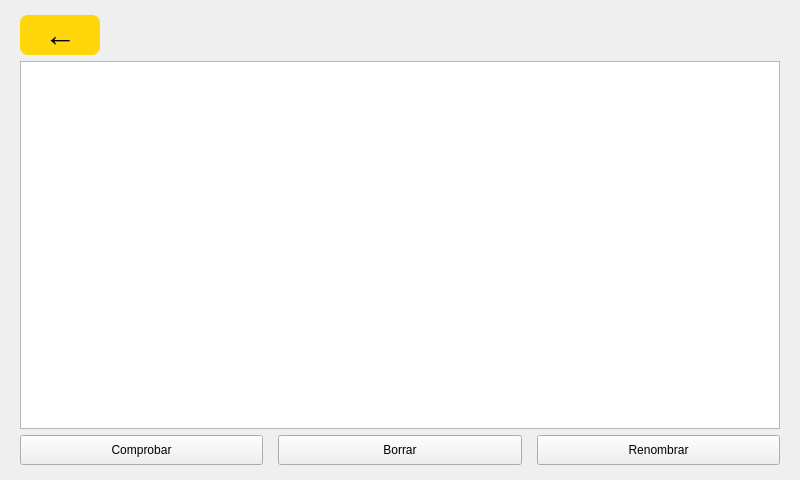
<?xml version="1.0" encoding="UTF-8"?>
<ui version="4.0">
 <class>RegistryScreen</class>
 <widget class="QWidget" name="RegistryScreen">
  <property name="geometry">
   <rect>
    <x>0</x>
    <y>0</y>
    <width>800</width>
    <height>480</height>
   </rect>
  </property>
  <layout class="QVBoxLayout" name="mainLayout">
   <property name="leftMargin">
    <number>20</number>
   </property>
   <property name="topMargin">
    <number>15</number>
   </property>
   <property name="rightMargin">
    <number>20</number>
   </property>
   <property name="bottomMargin">
    <number>15</number>
   </property>
   <item>
    <widget class="QPushButton" name="backButton">
     <property name="sizePolicy">
      <sizepolicy hsizetype="Fixed" vsizetype="Fixed">
       <horstretch>0</horstretch>
       <verstretch>0</verstretch>
      </sizepolicy>
     </property>
     <property name="minimumSize">
      <size>
       <width>80</width>
       <height>40</height>
      </size>
     </property>
     <property name="maximumSize">
      <size>
       <width>80</width>
       <height>40</height>
      </size>
     </property>
     <property name="styleSheet">
      <string notr="true">QPushButton#backButton { background-color: rgb(255, 214, 10); border-radius: 8px; font-size: 24pt; font-weight: bold; color: black; }</string>
     </property>
     <property name="text">
      <string>←</string>
     </property>
    </widget>
   </item>
   <item>
    <widget class="QTreeView" name="registryTreeView">
     <property name="sizePolicy">
      <sizepolicy hsizetype="Expanding" vsizetype="Expanding">
       <horstretch>0</horstretch>
       <verstretch>0</verstretch>
      </sizepolicy>
     </property>
    </widget>
   </item>
   <item>
    <layout class="QHBoxLayout" name="buttonsLayout">
     <property name="spacing">
      <number>15</number>
     </property>
     <item>
      <widget class="QPushButton" name="checkRegistryEntryButton">
       <property name="sizePolicy">
        <sizepolicy hsizetype="Expanding" vsizetype="Preferred">
         <horstretch>0</horstretch>
         <verstretch>0</verstretch>
        </sizepolicy>
       </property>
       <property name="minimumSize">
        <size>
         <width>70</width>
         <height>30</height>
        </size>
       </property>
       <property name="text">
        <string>Comprobar</string>
       </property>
      </widget>
     </item>
     <item>
      <widget class="QPushButton" name="deleteRegistryEntryButton">
       <property name="sizePolicy">
        <sizepolicy hsizetype="Expanding" vsizetype="Preferred">
         <horstretch>0</horstretch>
         <verstretch>0</verstretch>
        </sizepolicy>
       </property>
       <property name="minimumSize">
        <size>
         <width>70</width>
         <height>30</height>
        </size>
       </property>
       <property name="text">
        <string>Borrar</string>
       </property>
      </widget>
     </item>
     <item>
      <widget class="QPushButton" name="renameRegistryEntryButton">
       <property name="sizePolicy">
        <sizepolicy hsizetype="Expanding" vsizetype="Preferred">
         <horstretch>0</horstretch>
         <verstretch>0</verstretch>
        </sizepolicy>
       </property>
       <property name="minimumSize">
        <size>
         <width>70</width>
         <height>30</height>
        </size>
       </property>
       <property name="text">
        <string>Renombrar</string>
       </property>
      </widget>
     </item>
    </layout>
   </item>
  </layout>
 </widget>
 <resources/>
 <connections/>
</ui>
